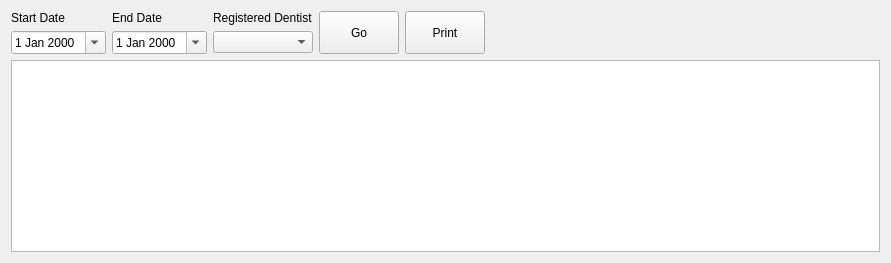
      <widget class="QWidget" name="tab_12" >
       <attribute name="title" >
        <string>Cashbook</string>
       </attribute>
       <attribute name="icon" >
        <iconset resource="../resources/resources.qrc" >
         <normaloff>:/vcard.png</normaloff>:/vcard.png</iconset>
       </attribute>
       <layout class="QGridLayout" >
        <item row="0" column="0" >
         <widget class="QLabel" name="label_34" >
          <property name="text" >
           <string>Start Date</string>
          </property>
         </widget>
        </item>
        <item row="0" column="1" >
         <widget class="QLabel" name="label_33" >
          <property name="text" >
           <string>End Date</string>
          </property>
         </widget>
        </item>
        <item row="0" column="2" >
         <widget class="QLabel" name="label_32" >
          <property name="text" >
           <string>Registered Dentist</string>
          </property>
         </widget>
        </item>
        <item rowspan="2" row="0" column="3" >
         <widget class="QPushButton" name="cashbookGoPushButton" >
          <property name="sizePolicy" >
           <sizepolicy vsizetype="Preferred" hsizetype="Preferred" >
            <horstretch>0</horstretch>
            <verstretch>0</verstretch>
           </sizepolicy>
          </property>
          <property name="text" >
           <string>Go</string>
          </property>
          <property name="icon" >
           <iconset resource="../resources/resources.qrc" >
            <normaloff>:/button_ok.png</normaloff>:/button_ok.png</iconset>
          </property>
          <property name="iconSize" >
           <size>
            <width>24</width>
            <height>24</height>
           </size>
          </property>
         </widget>
        </item>
        <item rowspan="2" row="0" column="4" >
         <widget class="QPushButton" name="cashbookPrintButton" >
          <property name="sizePolicy" >
           <sizepolicy vsizetype="Preferred" hsizetype="Preferred" >
            <horstretch>0</horstretch>
            <verstretch>0</verstretch>
           </sizepolicy>
          </property>
          <property name="maximumSize" >
           <size>
            <width>16777215</width>
            <height>16777215</height>
           </size>
          </property>
          <property name="toolTip" >
           <string>Print the Data</string>
          </property>
          <property name="text" >
           <string>Print</string>
          </property>
          <property name="icon" >
           <iconset resource="../resources/resources.qrc" >
            <normaloff>:/ps.png</normaloff>:/ps.png</iconset>
          </property>
          <property name="iconSize" >
           <size>
            <width>32</width>
            <height>24</height>
           </size>
          </property>
         </widget>
        </item>
        <item rowspan="2" row="0" column="5" >
         <spacer>
          <property name="orientation" >
           <enum>Qt::Horizontal</enum>
          </property>
          <property name="sizeHint" stdset="0" >
           <size>
            <width>389</width>
            <height>20</height>
           </size>
          </property>
         </spacer>
        </item>
        <item row="1" column="0" >
         <widget class="QDateEdit" name="cashbookStartDateEdit" >
          <property name="calendarPopup" >
           <bool>true</bool>
          </property>
         </widget>
        </item>
        <item row="1" column="1" >
         <widget class="QDateEdit" name="cashbookEndDateEdit" >
          <property name="calendarPopup" >
           <bool>true</bool>
          </property>
         </widget>
        </item>
        <item row="1" column="2" >
         <widget class="QComboBox" name="cashbookDentComboBox" />
        </item>
        <item row="2" column="0" colspan="6" >
         <widget class="QTextBrowser" name="cashbookTextBrowser" />
        </item>
       </layout>
      </widget>
